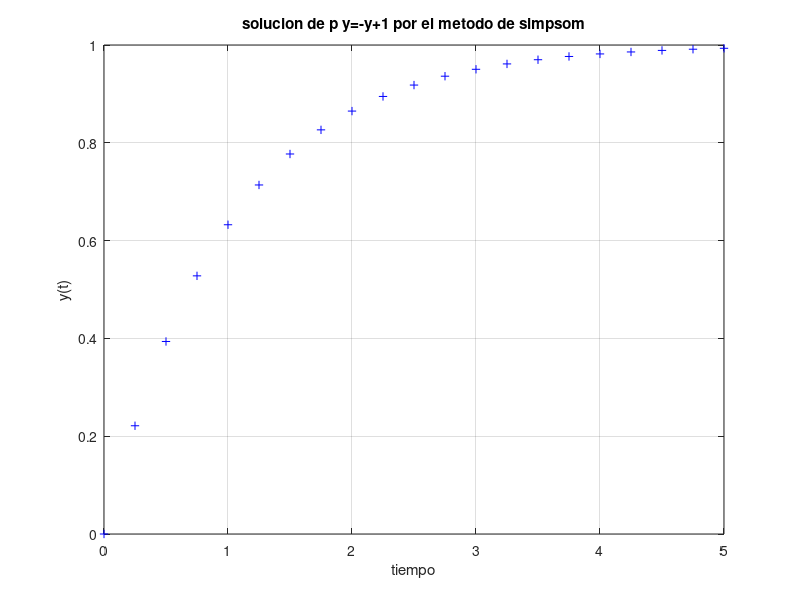

Recreate this plot in MATLAB.
clear
%solucion de una ecuacion por el metodo de runge kuta
%definir la ecuacion diferencial a resolver

f=inline('-y+1','y','t');
%condicion inicial y tiempos
yo=0;to=0;dt=0.25;tu=5;
y(1)=yo;t(1)=to;
n=0;
%solucion numerica
while t(n+1)<tu
    n=n+1;
    k1=dt*f(y(n),t(n));
    k2=dt*f(y(n)+k1/2,t(n)+dt/2);
    k3=dt*f(y(n)-k1+2*k2,t(n)+dt);
    y(n+1)=y(n)+(k1+4*k2+k3)/6;
    t(n+1)=t(n)+dt;
end
%graficar la solucion
plot(t,y,'+b')
grid on
title ('solucion de p y=-y+1 por el metodo de simpsom')
xlabel('tiempo'),ylabel('y(t)')